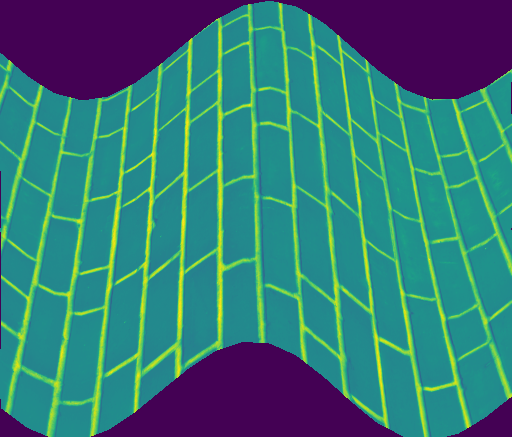
#> input picture 04/180050085_180050090_180070060_lab03_midsem/data/piece/brick.png, 512 x 437 px
$ python piece-affine-trans.py
#> lines starting #> are read from the running program, lines starting #| are printed output that depends on the picture
import numpy as np
import matplotlib.pyplot as plt
from skimage.transform import PiecewiseAffineTransform, warp
import cv2
from skimage import data

# image = data.astronaut()
image = cv2.imread('../data/piece/brick.png')
#> image is the input picture: shape (437, 512, 3); mean B, G, R 119.3, 118.6, 53.6
image = cv2.cvtColor(image, cv2.COLOR_BGR2RGB)
rows, cols = image.shape[0], image.shape[1]
#> rows = 437; cols = 512

for i in range(rows):
    if not np.array_equal(image[i,0],image[0,0]):
        y_axis = i
        break

fl = 0
for i in range(rows):
    for j in range(cols):
        if not np.array_equal(image[i,j],image[0,0]):
            y_high = i
            fl = 1
            break
    if fl:
        break

amplitude = y_axis-y_high
#> amplitude = 52

src_cols = np.linspace(0, cols, 20)
#> src_cols = 20 values from 0 to 512
src_rows = np.linspace(0, rows, 10)
src_rows, src_cols = np.meshgrid(src_rows, src_cols)
src = np.dstack([src_cols.flat, src_rows.flat])[0]

# add sinusoidal oscillation to row coordinates
dst_rows = src[:, 1] + np.sin(np.linspace(0, 3 * np.pi, src.shape[0])) * amplitude
dst_cols = src[:, 0]
#> dst_cols = 200 values from 0 to 512
dst = np.vstack([dst_cols, dst_rows]).T


tform = PiecewiseAffineTransform()
tform.estimate(src, dst)

out_rows = image.shape[0]
#> out_rows = 437
out_cols = cols
#> out_cols = 512
out = warp(image, tform, output_shape=(out_rows, out_cols))
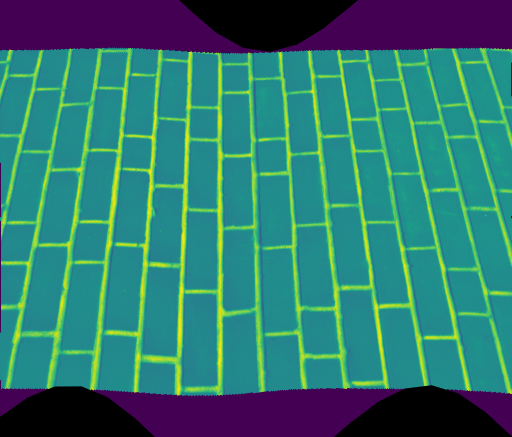
#> out: shape (437, 512, 3) float64; mean R, G, B 0.19, 0.465, 0.443

for i in range(rows):
    if not np.array_equal(np.round(out[i,0],3),np.round(out[0,0],3)) and np.sum(out[i,0])!=0:
        start = i
        break

for i in range(rows-1,-1,-1):
    if not np.array_equal(np.round(out[i,0],3),np.round(out[0,0],3)) and np.sum(out[i,0])!=0:
        end = i
        break

fig, ax = plt.subplots()
ax.imshow(out[start+3:end+1,:,:])
plt.savefig("../results/piece-affine-results/brick.png")
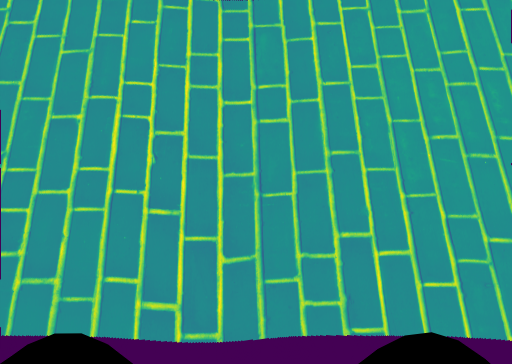
#> shown: shape (364, 512, 3) float64; mean R, G, B 0.192, 0.553, 0.485
plt.show()
